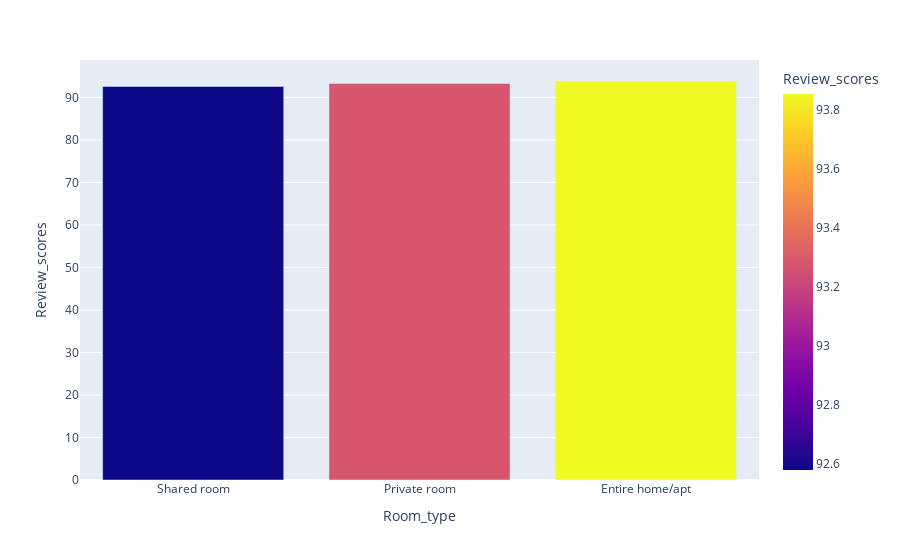

Notebook cell for this chart:
### Code cell
rev_df = df.groupby('Room_type',as_index=False)['Review_scores'].mean().sort_values(by='Review_scores')
fig = px.bar(data_frame=rev_df,x='Room_type',y='Review_scores',color='Review_scores')
fig.show()

### Figure 1 — Plotly figure (JSON) as saved in the notebook; plotly's stock layout.template omitted (floating-point values rounded to 4 significant figures)
{"data": [{"alignmentgroup": "True", "hovertemplate": "Room_type=%{x}<br>Review_scores=%{marker.color}<extra></extra>", "legendgroup": "", "marker": {"color": [92.58, 93.28, 93.85], "coloraxis": "coloraxis"}, "name": "", "offsetgroup": "", "orientation": "v", "showlegend": false, "textposition": "auto", "type": "bar", "x": ["Shared room", "Private room", "Entire home/apt"], "xaxis": "x", "y": [92.58, 93.28, 93.85], "yaxis": "y"}], "layout": {"barmode": "relative", "coloraxis": {"colorbar": {"title": {"text": "Review_scores"}}, "colorscale": [[0, "#0d0887"], [0.1111, "#46039f"], [0.2222, "#7201a8"], [0.3333, "#9c179e"], [0.4444, "#bd3786"], [0.5556, "#d8576b"], [0.6667, "#ed7953"], [0.7778, "#fb9f3a"], [0.8889, "#fdca26"], [1, "#f0f921"]]}, "legend": {"tracegroupgap": 0}, "margin": {"t": 60}, "xaxis": {"anchor": "y", "domain": [0, 1], "title": {"text": "Room_type"}}, "yaxis": {"anchor": "x", "domain": [0, 1], "title": {"text": "Review_scores"}}}}
